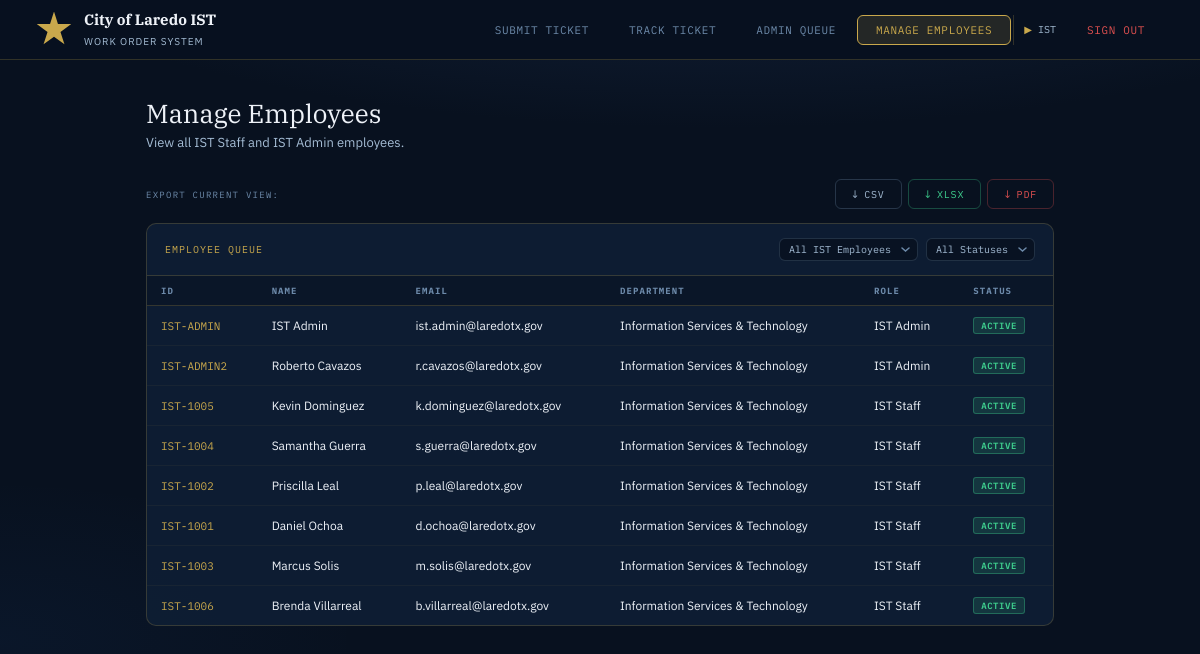
Page /manage_employees/ (signed in) on the committed database.
### tickets/models.py (models this page shows, shortened)
class Employee(models.Model):
    employee_id = models.CharField("Employee ID", max_length=30, unique=True)
    first_name  = models.CharField("First Name",  max_length=60)
    last_name   = models.CharField("Last Name",   max_length=60)
    email       = models.EmailField("Email",       unique=True)
    department  = models.CharField("Department",   max_length=80,
                                   choices=DEPARTMENT_CHOICES)
    role        = models.CharField("Role", max_length=10,
                                   choices=EmployeeRole.choices,
                                   default=EmployeeRole.DEPT)
    password    = models.CharField("Password Hash", max_length=256)
    is_active   = models.BooleanField("Active", default=True)
    created_at  = models.DateTimeField(auto_now_add=True)
    class Meta:
        ordering    = ["last_name", "first_name"]
        verbose_name = "Employee"
        verbose_name_plural = "Employees"
    @property
    def full_name(self) -> str:
        return f"{self.first_name} {self.last_name}"

### tickets/views.py (the view)
# urls.py: path("manage_employees/", views.manage_employees, name="manage_employees"),
@ist_required
def manage_employees(request):
    role_filter = request.GET.get("role", "all")
    active_filter = request.GET.get("active", "all")
    employees = Employee.objects.filter(
        role__in=[EmployeeRole.IST, EmployeeRole.ADMIN]
    ).order_by("last_name", "first_name")
    if role_filter in [EmployeeRole.IST, EmployeeRole.ADMIN]:
        employees = employees.filter(role=role_filter)
    if active_filter == "active":
        employees = employees.filter(is_active=True)
    elif active_filter == "inactive":
        employees = employees.filter(is_active=False)
    context = {
        "employees": employees,
        "role_filter": role_filter,
        "active_filter": active_filter,
        "role_choices": [
            ("all", "All IST Employees"),
            (EmployeeRole.IST, "IST Staff"),
            (EmployeeRole.ADMIN, "IST Admin"),
        ],
        "active_choices": [
            ("all", "All Statuses"),
            ("active", "Active"),
            ("inactive", "Inactive"),
        ],
    }
    return render(request, "tickets/manage_employees.html", context)

### tickets/views.py (called while the page is built)
def ist_required(view_fn):
    @wraps(view_fn)
    def wrapper(request, *args, **kwargs):
        if not request.session.get("employee_pk"):
            return redirect("employee_login")
        role = request.session.get("employee_role", "dept")
        if role not in ("ist", "admin"):
            return redirect("submit_ticket")
        return view_fn(request, *args, **kwargs)
    return wrapper

### tickets/templates/tickets/manage_employees.html (shortened to what this page needs)
{% extends "tickets/base.html" %}
{% block nav_manage %}active{% endblock %}
{% block content %}
<div class="ph">
  <h1>Manage Employees</h1>
  <p>View all IST Staff and IST Admin employees.</p>
</div>
<div style="display:flex;align-items:center;justify-content:space-between;margin-bottom:14px">
  <span style="font-family:'IBM Plex Mono',monospace;font-size:9px;letter-spacing:.14em;text-transform:uppercase;color:var(--steel)">
    Export current view:
  </span>
  <div style="display:flex;gap:6px">
    <a href="{% url 'export_employees_csv' %}?role={{ role_filter }}&active={{ active_filter }}"
       class="btn btn-ghost btn-sm" style="display:flex;align-items:center;gap:5px">
      <span style="font-size:11px">&#8595;</span> CSV
    </a>
    <a href="{% url 'export_employees_xlsx' %}?role={{ role_filter }}&active={{ active_filter }}"
       class="btn btn-ghost btn-sm" style="display:flex;align-items:center;gap:5px;color:var(--green-2);border-color:rgba(62,207,142,.3)">
      <span style="font-size:11px">&#8595;</span> XLSX
    </a>
    <a href="{% url 'export_employees_pdf' %}?role={{ role_filter }}&active={{ active_filter }}"
       class="btn btn-ghost btn-sm" style="display:flex;align-items:center;gap:5px;color:var(--red-2);border-color:rgba(224,80,80,.3)">
      <span style="font-size:11px">&#8595;</span> PDF
    </a>
  </div>
</div>
<div class="table-card">
  <div class="ttb">
    <span class="ttb-title">Employee Queue</span>
    <div class="ttb-filters">
      <select class="fslt" name="role" onchange="this.form.submit()">
        {% for val, lbl in role_choices %}
          <option value="{{ val }}" {% if val == role_filter %}selected{% endif %}>{{ lbl }}</option>
        {% endfor %}
      </select>
      <select class="fslt" name="active" onchange="this.form.submit()">
        {% for val, lbl in active_choices %}
          <option value="{{ val }}" {% if val == active_filter %}selected{% endif %}>{{ lbl }}</option>
        {% endfor %}
      </select>
    </div>
  </div>
  <table>
    <thead>
      <tr>
        <th>ID</th>
        <th>Name</th>
        <th>Email</th>
        <th>Department</th>
        <th>Role</th>
        <th>Status</th>
      </tr>
    </thead>
    <tbody>
      {% for employee in employees %}
      <tr onclick="window.location='{% url 'employee_detail' employee.id %}'" style="cursor:pointer">        <td><span class="tid">{{ employee.employee_id }}</span></td>
        <td>{{ employee.full_name }}</td>
        <td>{{ employee.email }}</td>
        <td>{{ employee.department }}</td>
        <td>{{ employee.get_role_display }}</td>
        <td>
          {% if employee.is_active %}
            <span class="badge" style="background:rgba(62,207,142,.15); color:var(--green-2); border:1px solid rgba(62,207,142,.35);">
              Active
            </span>
          {% else %}
            <span class="badge" style="background:rgba(224,80,80,.15); color:var(--red-2); border:1px solid rgba(224,80,80,.35);">
              Inactive
            </span>
          {% endif %}
        </td>
      </tr>
      {% empty %}
      <tr>
        <td colspan="6" style="text-align:center;padding:24px;color:var(--steel)">
          No IST employees found.
        </td>
      </tr>
      {% endfor %}
    </tbody>
  </table>
</div>
{% endblock %}

### tickets/templates/tickets/base.html (style rules this page uses)
:root { --navy:#08111f; --navy-2:#0f1e35; --navy-3:#162845; --navy-4:#1e3358; --gold:#c9a84c; --gold-2:#e2c060; --gold-dim:rgba(201,168,76,.15); --gold-border:rgba(201,168,76,.28); --steel:#6d8aaa; --steel-2:#a4bcd4; --white:#eef2f8; --red:#b83232; --red-2:#e05050; --amber:#c47b14; --amber-2:#f0a030; --blue:#2a6fd4; --blue-2:#70a8f0; --green:#1a7050; --green-2:#3ecf8e; --purple:#6040b0; --purple-2:#a080e0; --border:rgba(201,168,76,.22); --card:rgba(15,30,53,.9); --r:6px; --rl:10px; }
* { box-sizing:border-box;margin:0;padding:0; }
html { scroll-behavior:smooth; }
body { font-family:'IBM Plex Sans',sans-serif;background:var(--navy);color:var(--white);min-height:100vh; background-image:radial-gradient(ellipse 120% 60% at 60% -20%,rgba(30,51,88,.7) 0%,transparent 60%), radial-gradient(ellipse 60% 40% at 0% 80%,rgba(42,111,212,.06) 0%,transparent 50%); }
.ph { margin-bottom:28px; }
.ph h1 { font-family:'IBM Plex Serif',serif;font-size:26px;font-weight:400;margin-bottom:4px; }
.ph p { color:var(--steel-2);font-size:13px; }
.btn { padding:10px 24px;border-radius:var(--r);font-family:'IBM Plex Mono',monospace;font-size:11px; letter-spacing:.08em;text-transform:uppercase;cursor:pointer;border:none;transition:all .18s;text-decoration:none;display:inline-block; }
.btn-ghost { background:none;border:1px solid rgba(109,138,170,.3);color:var(--steel-2); }
.btn-sm { padding:7px 16px;font-size:10px; }
.badge { display:inline-block;padding:2px 7px;border-radius:3px;font-family:'IBM Plex Mono',monospace; font-size:9px;font-weight:600;letter-spacing:.06em;text-transform:uppercase; }
.table-card { background:var(--card);border:1px solid var(--border);border-radius:var(--rl);overflow:hidden; }
.ttb { display:flex;align-items:center;justify-content:space-between;padding:14px 18px;border-bottom:1px solid var(--border); }
.ttb-title { font-family:'IBM Plex Mono',monospace;font-size:10px;letter-spacing:.1em;text-transform:uppercase;color:var(--gold); }
.ttb-filters { display:flex;gap:8px; }
.fslt { background:rgba(8,17,31,.8);border:1px solid rgba(109,138,170,.25);border-radius:var(--r); color:var(--steel-2);font-family:'IBM Plex Mono',monospace;font-size:10px;padding:5px 26px 5px 9px; appearance:none;cursor:pointer;outline:none; background-repeat:no-repeat;background-position:right 7px center; }
.fslt option { background:var(--navy-3); }
table { width:100%;border-collapse:collapse; }
thead th { text-align:left;padding:9px 14px;font-family:'IBM Plex Mono',monospace;font-size:9px; letter-spacing:.12em;text-transform:uppercase;color:var(--steel); background:rgba(8,17,31,.5);border-bottom:1px solid var(--border); }
tbody tr { border-bottom:1px solid rgba(201,168,76,.06);transition:background .14s; }
tbody tr:last-child { border-bottom:none; }
tbody td { padding:11px 14px;font-size:12px;vertical-align:middle; }
.tid { font-family:'IBM Plex Mono',monospace;font-size:11px;color:var(--gold); }

### rows in the picture
Employee: employee_id "IST-ADMIN", full_name "IST Admin", email "ist.admin@laredotx.gov", department "Information Services & Technology", role "IST Admin", is_active "ACTIVE"
Employee: employee_id "IST-ADMIN2", full_name "Roberto Cavazos", email "r.cavazos@laredotx.gov", department "Information Services & Technology", role "IST Admin", is_active "ACTIVE"
Employee: employee_id "IST-1005", full_name "Kevin Dominguez", email "k.dominguez@laredotx.gov", department "Information Services & Technology", role "IST Staff", is_active "ACTIVE"
Employee: employee_id "IST-1004", full_name "Samantha Guerra", email "s.guerra@laredotx.gov", department "Information Services & Technology", role "IST Staff", is_active "ACTIVE"
Employee: employee_id "IST-1002", full_name "Priscilla Leal", email "p.leal@laredotx.gov", department "Information Services & Technology", role "IST Staff", is_active "ACTIVE"
Employee: employee_id "IST-1001", full_name "Daniel Ochoa", email "d.ochoa@laredotx.gov", department "Information Services & Technology", role "IST Staff", is_active "ACTIVE"
Employee: employee_id "IST-1003", full_name "Marcus Solis", email "m.solis@laredotx.gov", department "Information Services & Technology", role "IST Staff", is_active "ACTIVE"
Employee: employee_id "IST-1006", full_name "Brenda Villarreal", email "b.villarreal@laredotx.gov", department "Information Services & Technology", role "IST Staff", is_active "ACTIVE"

### other values in the picture
{{ request.session.employee_name }} "IST"
form field role "All IST Employees"
form field active "All Statuses"
